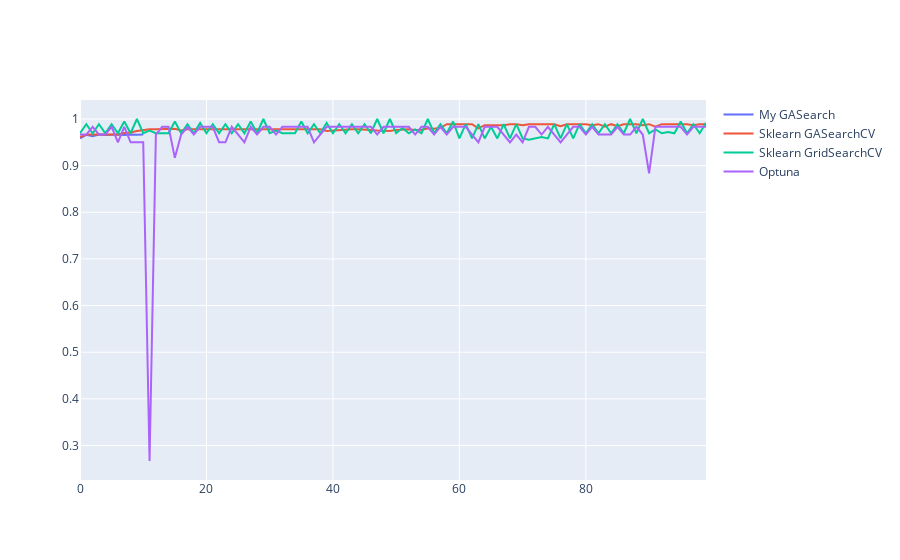

Here is the notebook cell this chart was saved with:
### Code cell
pop.compare(param_grid_search, param_grid_ga)
